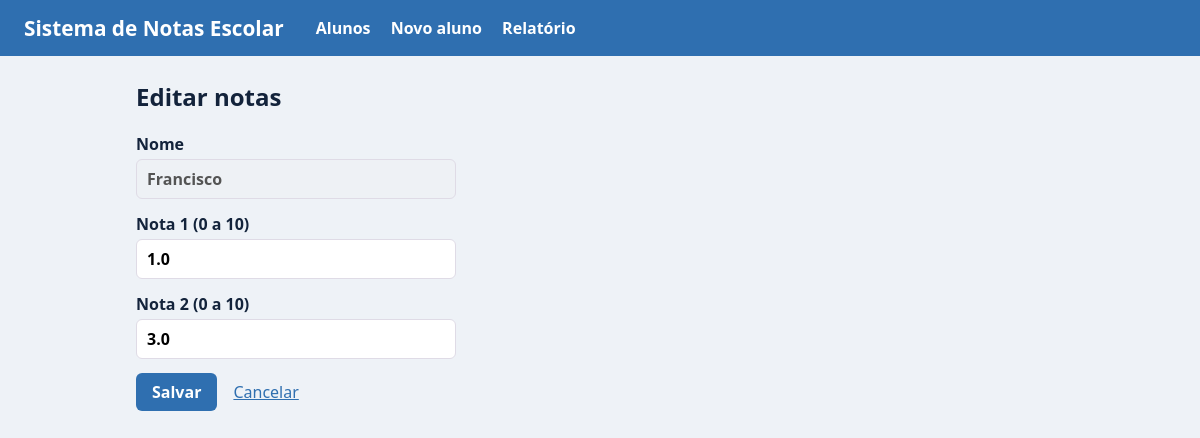
Screenshot of /editar/6 with the database file from the repository.
### tables this page shows
CREATE TABLE alunos(
        id INTEGER PRIMARY KEY AUTOINCREMENT,
        nome TEXT NOT NULL,
        nota1 REAL NOT NULL,
        nota2 REAL NOT NULL
      );

### app.py (the view, shortened to what this page needs)
@app.route("/editar/<int:id_aluno>", methods=["GET", "POST"])
def editar(id_aluno):
    aluno = banco.buscar_por_id(id_aluno)
    if aluno is None:
        flash("Aluno não encontrado.", "erro")
        return redirect(url_for("inicio"))
    dados = {"nome": aluno[1], "nota1": aluno[2], "nota2": aluno[3]}
    return render_template("form.html", titulo="Editar notas",
                           aluno=dados, editando=True)

### banco.py (called while the page is built)
def conectar():
    return sqlite3.connect(CAMINHO_BANCO)

def buscar_por_id(id_aluno):
    connect = conectar()
    aluno = connect.execute(
        'SELECT id, nome, nota1, nota2 FROM alunos WHERE id = ?',(id_aluno,)
    ).fetchone()
    connect.close()
    return aluno

### templates/form.html
{% extends "base.html" %}
{% block conteudo %}
<h2>{{ titulo }}</h2>
<form method="post" class="formulario">
    <label>
        Nome
        {% if editando %}
            <input type="text" value="{{ aluno.nome }}" disabled>
        {% else %}
            <input type="text" name="nome" value="{{ aluno.nome if aluno else '' }}" required autofocus>
        {% endif %}
    </label>
    <label>
        Nota 1 (0 a 10)
        <input type="text" name="nota1" inputmode="decimal" value="{{ aluno.nota1 if aluno else '' }}" required>
    </label>
    <label>
        Nota 2 (0 a 10)
        <input type="text" name="nota2" inputmode="decimal" value="{{ aluno.nota2 if aluno else '' }}" required>
    </label>
    <div>
        <button type="submit">Salvar</button>
        <a href="{{ url_for('inicio') }}">Cancelar</a>
    </div>
</form>
{% endblock %}

### static/style.css (style rules this page uses)
:root { --principal: #2f6fb0; --fundo: #eef2f7; --texto: #13233b; --borda: #dfdbe6; }
* { box-sizing: border-box; }
body { margin: 0; font-family: 'Segoe UI', Tahoma, Geneva, Verdana, sans-serif; background-color: var(--fundo); color: var(--texto); }
h2 { margin-top: 0; }
a { color: var(--principal); }
input[type=text] { padding: 8px 10px; border: 1px solid var(--borda); border-radius: 6px; font: inherit; width: 100%; max-width: 320px; }
button { font: inherit; font-weight: 600; padding: 8px 16px; border: 0; border-radius: 6px; background-color: var(--principal); color: #fff; cursor: pointer; }
.formulario { display: grid; gap: 14px; max-width: 360px; }
.formulario label { display: grid; gap: 4px; font-weight: 600; }
.formulario div { display: flex; gap: 16px; align-items: center; }

### rows the page displays
alunos: nome "Francisco", nota1 "1.0", nota2 "3.0"

### other values shown
{{ titulo }} "Editar notas"
